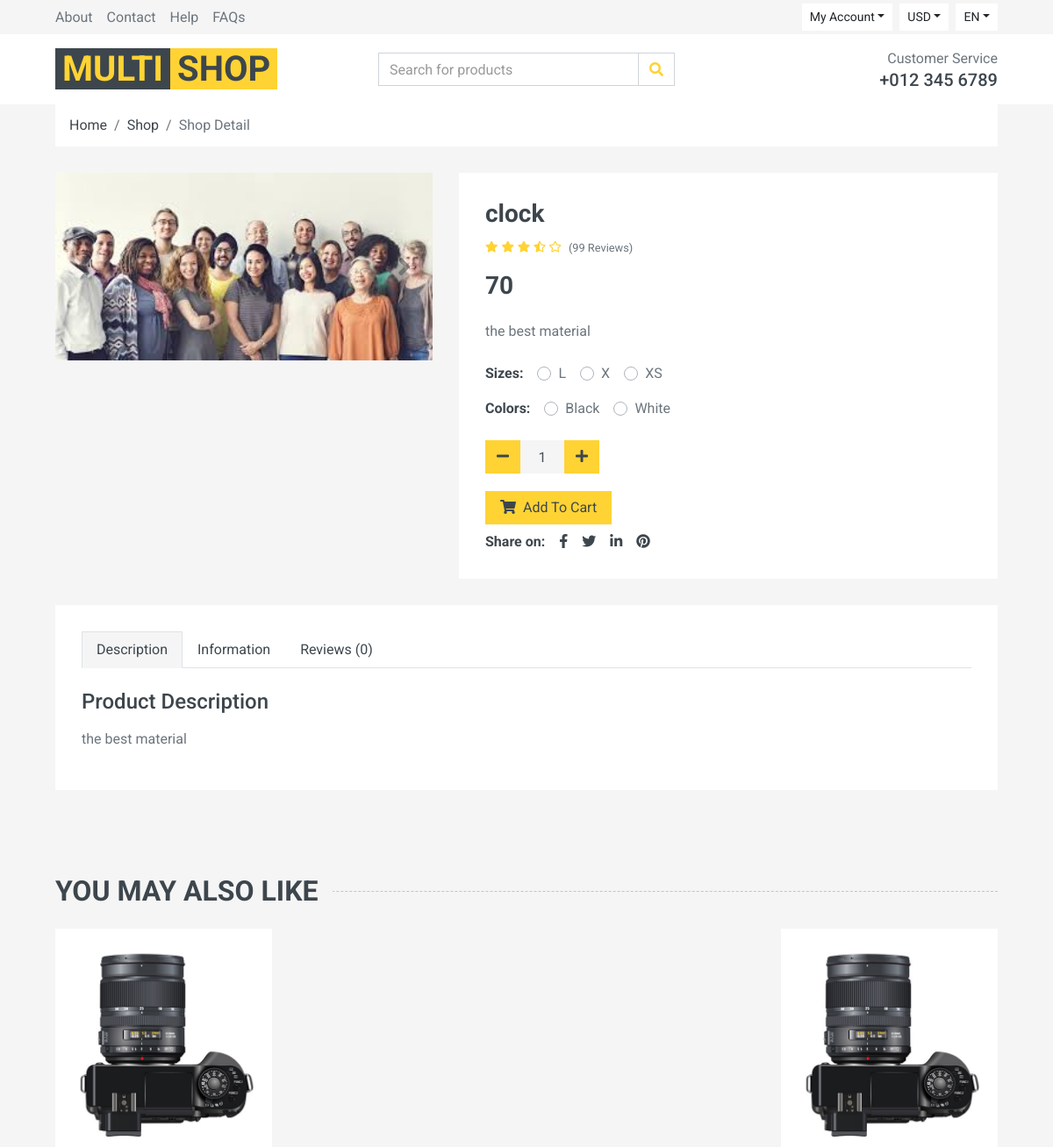
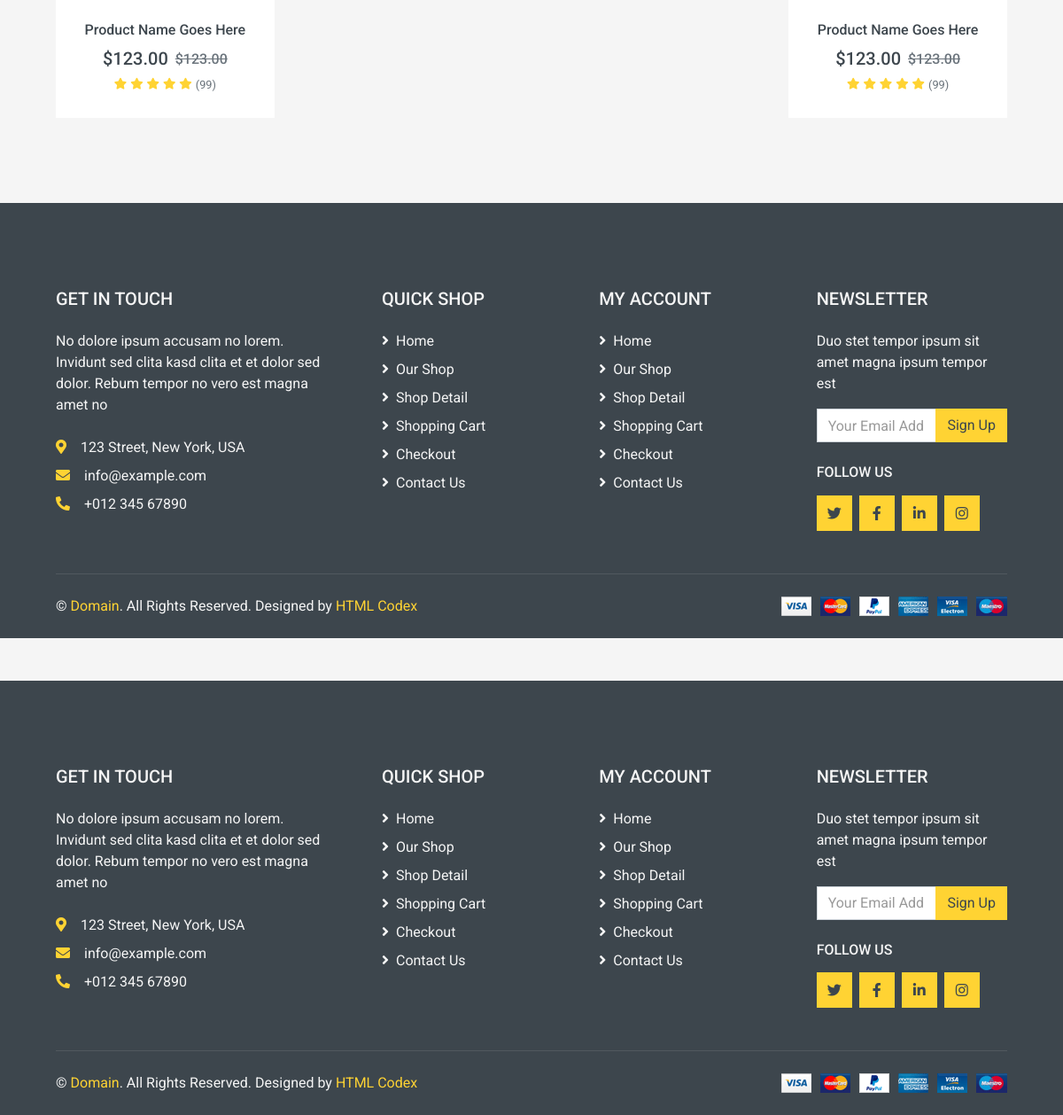
The app's page /products/2 with its own data (2 pictures, top to bottom).
### product/models.py (models this page shows, shortened)
class Product(models.Model):
    category = models.ManyToManyField(Category,blank=True,null=True)
    title = models.CharField(max_length=100)
    description = models.CharField(max_length=200)
    price = models.IntegerField()
    discount = models.SmallIntegerField()
    image = models.ImageField(upload_to="products")
    size = models.ManyToManyField(Size, blank=True, null=True, related_name="products")
    color = models.ManyToManyField(Color, related_name="products")

class Size(models.Model):
    title = models.CharField(max_length=100)

class Color(models.Model):
    title = models.CharField(max_length=100)

### product/views.py (the view)
# urls.py: path("<int:pk>",views.ProductDetailView.as_view(),name="product_dtail"),
class ProductDetailView(DetailView):
    template_name = "product/detail.html"
    model = Product

### product/templates/product/detail.html (shortened to what this page needs)
{% extends "base.html" %}
{% load static %}
{% block content %}
    <div class="container-fluid">
        <div class="row px-xl-5">
            <div class="col-12">
                <nav class="breadcrumb bg-light mb-30">
                    <a class="breadcrumb-item text-dark" href="#">Home</a>
                    <a class="breadcrumb-item text-dark" href="#">Shop</a>
                    <span class="breadcrumb-item active">Shop Detail</span>
                </nav>
            </div>
        </div>
    </div>
    <div class="container-fluid pb-5">
        <div class="row px-xl-5">
            <div class="col-lg-5 mb-30">
                <div id="product-carousel" class="carousel slide" data-ride="carousel">
                    <div class="carousel-inner bg-light">
                        <div class="carousel-item active">
                            <img class="w-100 h-100" src="{{ product.image.url }}" alt="Image">
                        </div>
                    </div>
                    <a class="carousel-control-prev" href="#product-carousel" data-slide="prev">
                        <i class="fa fa-2x fa-angle-left text-dark"></i>
                    </a>
                    <a class="carousel-control-next" href="#product-carousel" data-slide="next">
                        <i class="fa fa-2x fa-angle-right text-dark"></i>
                    </a>
                </div>
            </div>
            <div class="col-lg-7 h-auto mb-30">
                <div class="h-100 bg-light p-30">
                    <h3>{{ product.title}}</h3>
                    <div class="d-flex mb-3">
                        <div class="text-primary mr-2">
                            <small class="fas fa-star"></small>
                            <small class="fas fa-star"></small>
                            <small class="fas fa-star"></small>
                            <small class="fas fa-star-half-alt"></small>
                            <small class="far fa-star"></small>
                        </div>
                        <small class="pt-1">(99 Reviews)</small>
                    </div>
                    <h3 class="font-weight-semi-bold mb-4">{{product.price}}</h3>
                    <p class="mb-4">{{ product.description }}</p>
                <form action="{% url 'cart:cart_add' product.id %}" method="post">
                    <div class="d-flex mb-3">
                    {% if product.size %}
                         <strong class="text-dark mr-3">Sizes:</strong>
                            {% for size in product.size.all %}
                            <div class="custom-control custom-radio custom-control-inline">
                                <label class="custom-control-label" for="{{ size.title }}">{{ size.title }}</label>
                            </div>
                            {% endfor %}
                    {% endif %}
                </div>
                    <div class="d-flex mb-4">
                        <strong class="text-dark mr-3">Colors:</strong>
                            {%  for color in product.color.all %}
                            <div class="custom-control custom-radio custom-control-inline">
                                <label class="custom-control-label" for="{{ color.title }}">{{ color.title }}</label>
                            </div>
                            {% endfor %}
                    </div>
                    <div class="input-group quantity mr-3" style="width: 130px;">
                            <div class="input-group-btn">
                                <button type="button" class="btn btn-primary btn-minus">
                                    <i class="fa fa-minus"></i>
                                </button>
                            </div>
                            <input type="text" name="quantity" class="form-control bg-secondary border-0 text-center" value="1">
                            <div class="input-group-btn">
                                <button type="button" class="btn btn-primary btn-plus">
                                    <i class="fa fa-plus"></i>
                                </button>
                            </div>
                    </div>
                <button class="btn btn-primary px-3" style="margin-top: 20px"><i class="fa fa-shopping-cart mr-1"></i> Add To
                            Cart</button>
                </form>
                    <div class="d-flex pt-2">
                        <strong class="text-dark mr-2">Share on:</strong>
                        <div class="d-inline-flex">
                            <a class="text-dark px-2" href="">
                                <i class="fab fa-facebook-f"></i>
                            </a>
                            <a class="text-dark px-2" href="">
                                <i class="fab fa-twitter"></i>
                            </a>
                            <a class="text-dark px-2" href="">
                                <i class="fab fa-linkedin-in"></i>
                            </a>
                            <a class="text-dark px-2" href="">
                                <i class="fab fa-pinterest"></i>
                            </a>
                        </div>
                    </div>
                </div>
            </div>
        </div>
        <div class="row px-xl-5">
            <div class="col">
                <div class="bg-light p-30">
                    <div class="nav nav-tabs mb-4">
                        <a class="nav-item nav-link text-dark active" data-toggle="tab" href="#tab-pane-1">Description</a>
                        <a class="nav-item nav-link text-dark" data-toggle="tab" href="#tab-pane-2">Information</a>
                        <a class="nav-item nav-link text-dark" data-toggle="tab" href="#tab-pane-3">Reviews (0)</a>
                    </div>
                    <div class="tab-content">
                        <div class="tab-pane fade show active" id="tab-pane-1">
                            <h4 class="mb-3">Product Description</h4>
                            <p>{{ product.description }}</p>
                             </div>
                    </div>
                </div>
            </div>
        </div>
    </div>
    <div class="container-fluid py-5">
        <h2 class="section-title position-relative text-uppercase mx-xl-5 mb-4"><span class="bg-secondary pr-3">You May Also Like</span></h2>
        <div class="row px-xl-5">
            <div class="col">
                <div class="owl-carousel related-carousel">
                    <div class="product-item bg-light">
                        <div class="product-img position-relative overflow-hidden">
                            <img class="img-fluid w-100" src="img/product-1.jpg" alt="">
                            <div class="product-action">
                            </div>
                        </div>
                        <div class="text-center py-4">
                            <a class="h6 text-decoration-none text-truncate" href="">Product Name Goes Here</a>
                            <div class="d-flex align-items-center justify-content-center mt-2">
                                <h5>$123.00</h5><h6 class="text-muted ml-2"><del>$123.00</del></h6>
                            </div>
                            <div class="d-flex align-items-center justify-content-center mb-1">
                                <small class="fa fa-star text-primary mr-1"></small>
                                <small class="fa fa-star text-primary mr-1"></small>
                                <small class="fa fa-star text-primary mr-1"></small>
                                <small class="fa fa-star text-primary mr-1"></small>
                                <small class="fa fa-star text-primary mr-1"></small>
                                <small>(99)</small>
                            </div>
                        </div>
                    </div>
                </div>
            </div>
        </div>
    </div>
    <div class="container-fluid bg-dark text-secondary mt-5 pt-5">
        <div class="row px-xl-5 pt-5">
            <div class="col-lg-4 col-md-12 mb-5 pr-3 pr-xl-5">
                <h5 class="text-secondary text-uppercase mb-4">Get In Touch</h5>
                <p class="mb-4">No dolore ipsum accusam no lorem. Invidunt sed clita kasd clita et et dolor sed dolor. Rebum tempor no vero est magna amet no</p>
                <p class="mb-2"><i class="fa fa-map-marker-alt text-primary mr-3"></i>123 Street, New York, USA</p>
                <p class="mb-2"><i class="fa fa-envelope text-primary mr-3"></i>info@example.com</p>
                <p class="mb-0"><i class="fa fa-phone-alt text-primary mr-3"></i>+012 345 67890</p>
            </div>
            <div class="col-lg-8 col-md-12">
                <div class="row">
                    <div class="col-md-4 mb-5">
                        <h5 class="text-secondary text-uppercase mb-4">Quick Shop</h5>
                        <div class="d-flex flex-column justify-content-start">
                            <a class="text-secondary mb-2" href="#"><i class="fa fa-angle-right mr-2"></i>Home</a>
                            <a class="text-secondary mb-2" href="#"><i class="fa fa-angle-right mr-2"></i>Our Shop</a>
                            <a class="text-secondary mb-2" href="#"><i class="fa fa-angle-right mr-2"></i>Shop Detail</a>
                            <a class="text-secondary mb-2" href="#"><i class="fa fa-angle-right mr-2"></i>Shopping Cart</a>
                            <a class="text-secondary mb-2" href="#"><i class="fa fa-angle-right mr-2"></i>Checkout</a>
                            <a class="text-secondary" href="#"><i class="fa fa-angle-right mr-2"></i>Contact Us</a>
                        </div>
                    </div>
                    <div class="col-md-4 mb-5">
                        <h5 class="text-secondary text-uppercase mb-4">My Account</h5>
                        <div class="d-flex flex-column justify-content-start">
                            <a class="text-secondary mb-2" href="#"><i class="fa fa-angle-right mr-2"></i>Home</a>
                            <a class="text-secondary mb-2" href="#"><i class="fa fa-angle-right mr-2"></i>Our Shop</a>
                            <a class="text-secondary mb-2" href="#"><i class="fa fa-angle-right mr-2"></i>Shop Detail</a>
                            <a class="text-secondary mb-2" href="#"><i class="fa fa-angle-right mr-2"></i>Shopping Cart</a>
                            <a class="text-secondary mb-2" href="#"><i class="fa fa-angle-right mr-2"></i>Checkout</a>
                            <a class="text-secondary" href="#"><i class="fa fa-angle-right mr-2"></i>Contact Us</a>
                        </div>
                    </div>
                    <div class="col-md-4 mb-5">
                        <h5 class="text-secondary text-uppercase mb-4">Newsletter</h5>
                        <p>Duo stet tempor ipsum sit amet magna ipsum tempor est</p>
                        <form action="">
                            <div class="input-group">
                                <input type="text" class="form-control" placeholder="Your Email Address">
                                <div class="input-group-append">
                                    <button class="btn btn-primary">Sign Up</button>
                                </div>
                            </div>
                        </form>
                        <h6 class="text-secondary text-uppercase mt-4 mb-3">Follow Us</h6>
                        <div class="d-flex">
                            <a class="btn btn-primary btn-square mr-2" href="#"><i class="fab fa-twitter"></i></a>
                            <a class="btn btn-primary btn-square mr-2" href="#"><i class="fab fa-facebook-f"></i></a>
                            <a class="btn btn-primary btn-square mr-2" href="#"><i class="fab fa-linkedin-in"></i></a>
                            <a class="btn btn-primary btn-square" href="#"><i class="fab fa-instagram"></i></a>
                        </div>
                    </div>
                </div>
            </div>
        </div>
        <div class="row border-top mx-xl-5 py-4" style="border-color: rgba(256, 256, 256, .1) !important;">
            <div class="col-md-6 px-xl-0">
                <p class="mb-md-0 text-center text-md-left text-secondary">
                    &copy; <a class="text-primary" href="#">Domain</a>. All Rights Reserved. Designed
                    by
                    <a class="text-primary" href="https://htmlcodex.com">HTML Codex</a>
                </p>
            </div>
            <div class="col-md-6 px-xl-0 text-center text-md-right">
                <img class="img-fluid" src="img/payments.png" alt="">
            </div>
        </div>
    </div>
</body>
{% endblock %}

### records on screen
Product: image (picture), title "clock", price "70", description "the best material"
Size: title "L"
Size: title "X"
Size: title "XS"
Color: title "Black"
Color: title "White"
